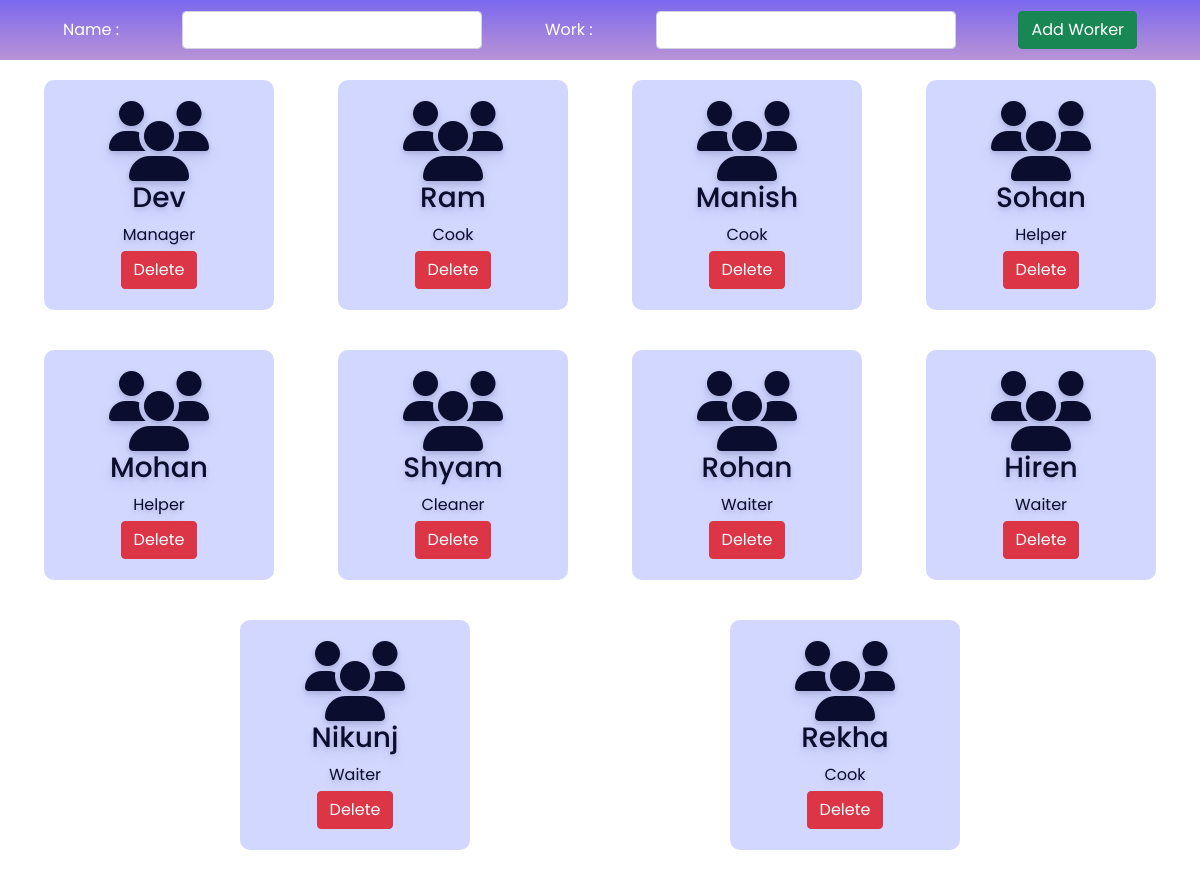
Page /roombook/admin/staff.php on the committed database.
### tables this page shows
CREATE TABLE `staff` (
  `id` int(30) NOT NULL AUTO_INCREMENT,
  `name` varchar(30) NOT NULL,
  `work` varchar(30) NOT NULL,
  PRIMARY KEY (`id`)
);

### roombook/admin/staff.php (the view, shortened to what this page needs)
<?php
include '../config.php';
?>
<!DOCTYPE html>
<html lang="en">
<head>
    <link rel="stylesheet" href="https://cdnjs.cloudflare.com/ajax/libs/font-awesome/6.2.0/css/all.min.css" />
    <link href="https://cdn.jsdelivr.net/npm/bootstrap@5.0.2/dist/css/bootstrap.min.css" rel="stylesheet">
    <link rel="stylesheet" href="css/room.css">
</head>
<body>
    <div class="addroomsection">
        <form action="" method="POST">
            <label for="troom">Name :</label>
            <input type="text" name="staffname" class="form-control">
            <label for="bed">Work :</label>
            <select name="staffwork" class="form-control">
                <option value selected></option>
                <option value="Manager">Manager</option>
            </select>
            <button type="submit" class="btn btn-success" name="addstaff">Add Worker</button>
        </form>
    </div>
    <div class="room">
    <?php
        $sql = "select * from staff";
        $re = mysqli_query($conn, $sql)
        ?>
        <?php
        while ($row = mysqli_fetch_array($re)) {
                echo "<div class='roombox'>
						<div class='text-center no-boder'>
                            <i class='fa fa-users fa-5x'></i>
							<h3>" . $row['name'] . "</h3>
                            <div class='mb-1'>" . $row['work'] . "</div>
                            <a href='staffdelete.php?id=". $row['id'] ."'><button class='btn btn-danger'>Delete</button></a>
						</div>
                    </div>";
        }
        ?>
    </div>
</body>
</html>

### roombook/admin/css/room.css (style rules this page uses)
:root { --bg-text-shadow: 0 2px 4px rgb(13 0 77 / 8%), 0 3px 6px rgb(13 0 77 / 8%), 0 8px 16px rgb(13 0 77 / 8%); --bg-box-shadow: 0px 0px 20px 6px rgba(8, 8, 15, 0.31); }
* { margin: 0; padding: 0; font-family: 'Poppins', sans-serif; }
.addroomsection { height: 60px; width: 100%; background: linear-gradient(to bottom, #7B68EE, #B993D6); position:fixed; z-index: 100; }
.addroomsection form { height: 100%; display: flex; justify-content: space-evenly; align-items: center; }
.addroomsection form label { color: white; }
.addroomsection form select { width: 300px; }
.addroomsection form input { width: 300px; }
.room { display: flex; position: relative; top: 60px; height: 85vh; overflow-y: scroll; justify-content: space-evenly; flex-wrap: wrap; }
.roombox { height: 230px; width: 230px; margin: 20px; display: flex; flex-direction: column; justify-content: center; color: #0a0d2d; text-shadow: var(--bg-text-shadow); border-radius: 10px; }

### roombook/admin/staff.php (style rules this page uses)
.roombox { background-color: #d1d7ff; padding: 10px; }

### rows in the picture
staff: name "Dev", work "Manager"
staff: name "Ram", work "Cook"
staff: name "Manish", work "Cook"
staff: name "Sohan", work "Helper"
staff: name "Mohan", work "Helper"
staff: name "Shyam", work "Cleaner"
staff: name "Rohan", work "Waiter"
staff: name "Hiren", work "Waiter"
staff: name "Nikunj", work "Waiter"
staff: name "Rekha", work "Cook"
